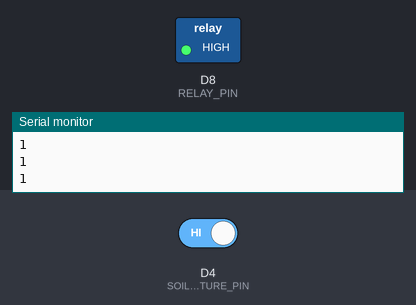
Bench run of a program on a simulated ESP8266 (NodeMCU). Shown: switched loads named in the program (green lamp = pin HIGH), the last lines printed to the serial monitor. Inputs (shaded band) come from the test bench; at power-on: D4 (SOIL_MOISTURE_PIN) HIGH.

Above: at 2.8 s.
2.9 s: D4 (SOIL_MOISTURE_PIN) driven LOW
At 4.1 s:
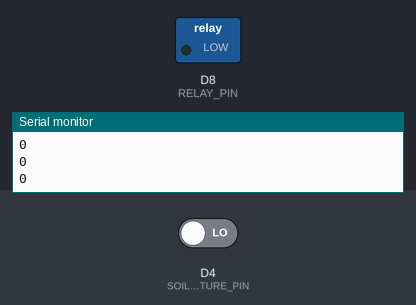
Timing chart, 0 to 5.9 s (numbered marks = the images above; inputs shaded):
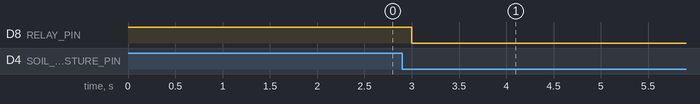

Measured:
- after the input at 2.9 s, D8 (RELAY_PIN): HIGH → LOW after 0.10 s

The program:

main.cpp
```cpp
#include <Arduino.h>

const int RELAY_PIN = D8;
const int SOIL_MOISTURE_PIN = D4;
const int WORKING_TIME_THRESHOLD = 80000;

unsigned long workingStartTime = 0;

int currentRelayState = HIGH;

int lastSoilMoisture = -1;

// Function declarations
void relayHandler(int relayPin, int relayState);

void setup()
{
  pinMode(RELAY_PIN, OUTPUT);
  pinMode(SOIL_MOISTURE_PIN, INPUT);
  Serial.begin(115200);
  relayHandler(RELAY_PIN, HIGH);
}

void loop()
{
  int soilMoisture = digitalRead(SOIL_MOISTURE_PIN);

  Serial.println(soilMoisture);

  if (soilMoisture == LOW)
  {
    relayHandler(RELAY_PIN, LOW);
    workingStartTime = millis();
  }
  else if (millis() - workingStartTime < WORKING_TIME_THRESHOLD)
  {
    // Do nothing while waiting
  }
  else
  {
    relayHandler(RELAY_PIN, HIGH);
  }

  Serial.println(currentRelayState);

  delay(1000);
}

void relayHandler(int relayPin, int relayState)
{
  currentRelayState = relayState;
  digitalWrite(relayPin, relayState);
}
```
